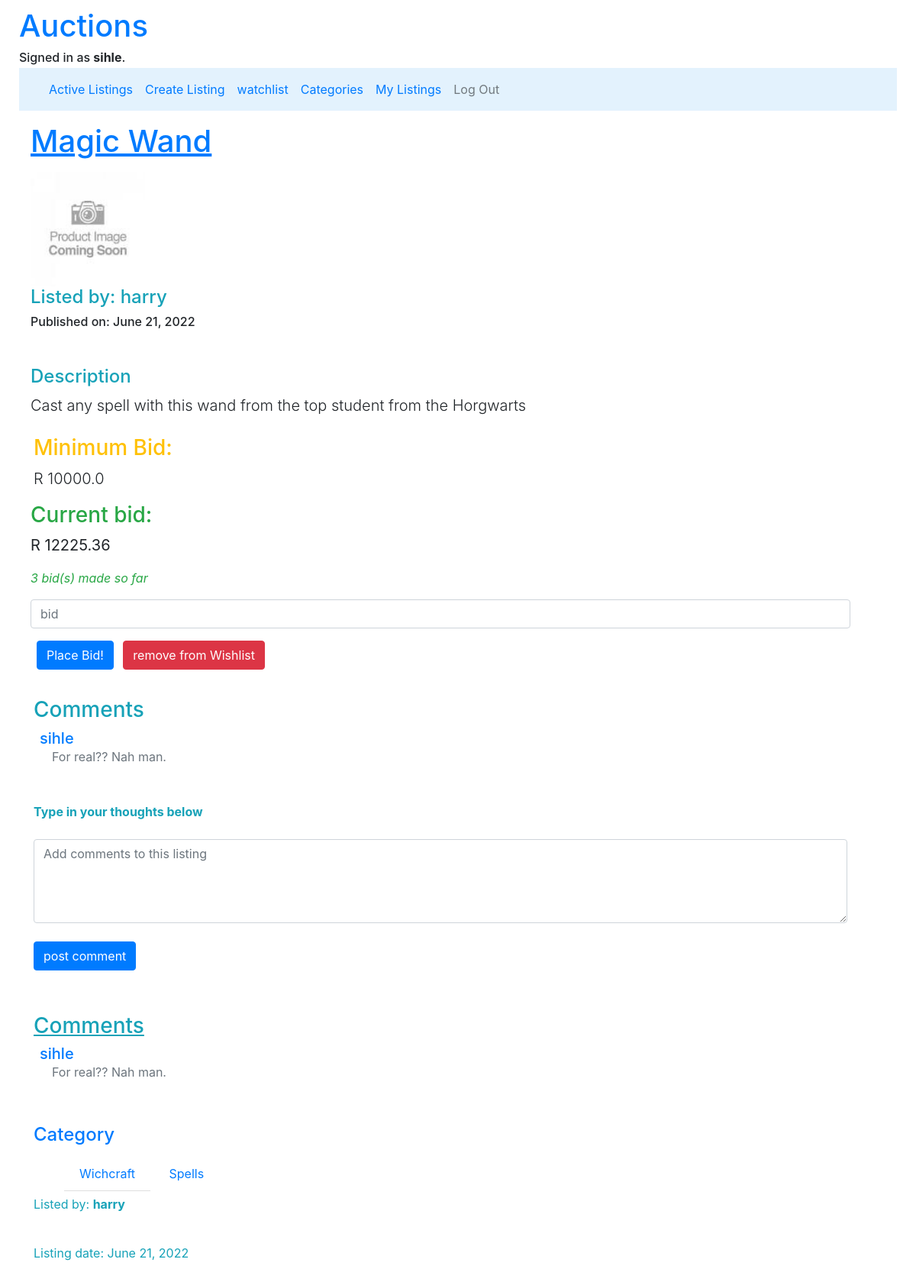
Screenshot of /listings/3 (signed in) with the database file from the repository.
### auctions/models.py (models this page shows, shortened)
class User(AbstractUser):
    mobile = models.BigIntegerField(null = True)
    listings = models.ManyToManyField("Listing", blank=True, related_name="user_listings")
    bids = models.ManyToManyField("Bid", blank=True, related_name="user_bids")

class Listing(models.Model):
    title = models.CharField(max_length= 30)
    description = models.CharField(max_length= 200)
    creator = models.ForeignKey(User, on_delete=models.CASCADE, related_name="user", null=True)
    bid = models.ManyToManyField("Bid", related_name="current_bid", null=True)
    bidders = models.ManyToManyField(User, blank=True, related_name="buyers")
    pub_date = models.DateField(default=date.today)
    mod_date = models.DateField(default=date.today)
    comments = models.ManyToManyField("Comment", related_name="listing_comments", null=True, blank=True)
    category = models.ManyToManyField("Category", related_name="listing_category", null=True)
    active = models.BooleanField(default=True)
    winner = models.ForeignKey(User, on_delete=models.CASCADE, related_name="sold", null=True)
    listing_image = models.ImageField(null=True, blank=True, upload_to="Images/listings_pics")

class Comment(models.Model):
    description = models.CharField(max_length= 255, blank=True)
    commented_by = models.ForeignKey(User, on_delete= models.CASCADE, related_name= "commentator", null= True)
    listing = models.ForeignKey(Listing, on_delete=models.CASCADE, related_name="opinions", null=True)

class Category(models.Model):
    name = models.CharField(max_length= 20, default="none")

### auctions/views.py (the view, shortened to what this page needs)
# urls.py: path("listings/<int:id>", views.listing_view, name="listings"),
@login_required
def listing_view(request, id):
    listing = Listing.objects.get(pk = id)
    comments = Comment.objects.filter(listing_id = id)
    max_amount = listing.offers.aggregate(Max('amount'))
    min_amount = listing.offers.aggregate(Min('amount'))
    starting_bid = min_amount.get('amount__min')
    current_bid = max_amount.get('amount__max')
    categories = Category.objects.all()
    listing_categories = listing.category.all()
    bid_count = listing.offers.count()
    actual_bid_count = bid_count - 1
    if actual_bid_count < 0:
        actual_bid_count = 0
    curr_user = request.user
    watchlist_status = Watchlist.objects.filter(user=curr_user.id)
    status = None
    for item in watchlist_status:
        if item.listing.id == listing.id:
            status = True
    listing_activity = listing.active
    if curr_user.id == listing.creator.id and listing_activity == True:
        close_auction_btn = True
    else:
        close_auction_btn = False
    winning_bid = listing.offers.filter(amount=current_bid)
    buyer_obj = listing.winner
    return render(request, "auctions/listing.html", {"listing": listing, "comments": comments, "current_bid": current_bid,
    "minimum_bid": starting_bid,
    "categories": listing_categories,
    "count_offers": actual_bid_count,
    "status": status,
    "listing_activity": listing_activity,
    "close_auction_btn": close_auction_btn,
    "buyer_obj": buyer_obj})
    pass

### auctions/templates/auctions/listing.html (shortened to what this page needs)
{% extends "auctions/layout.html" %}
{% load static %}
{% block body %}
<div class="container-fluid">
    <h1 class="display1 text-primary my-3"><u>{{listing.title}}</u></h1>
        <div class="img-md mt-2">
            {% if listing.listing_image %}
                <img src="{{listing.listing_image.url}}" alt="product image">
            {% else %}
            <img src="{% static 'auctions/Images/product_images.jpg' %}" width="150" height="150" alt="Default profile picture">
            {% endif %}
        </div>
        <h4 class="text-info">Listed by: {{listing.creator}}</h3>
        <h6>Published on: {{listing.pub_date}}</h4>
        <h4 class="text-info mt-5">Description</h4>
        <p class="lead mb-4"> {{listing.description}}</p>
        <div class="m-1">
            <h3 class="text-warning">Minimum Bid: </h3>
                <p class="lead">R {{minimum_bid}}</p>
        </div>
        <div>
            <h3 class="text-success">Current bid: </h3>
                <p class="lead"><strong>R {{current_bid}}</strong></p>
                <p class="text-success"><em>{{count_offers}} bid(s) made so far</em></p>
        </div>
        {% if listing_activity == True %}
            <div class="input-group input-group-sm mb-3">
                <form action="{% url 'listings' listing.id %}" method="post">
                    <input class="form-control mb-2" type="number" step=0.01 name="bid" placeholder="bid">
                    <input class="btn btn-primary m-2" type="submit" value="Place Bid!" id="bid" name="place">
                    {% if status == True %}
                        <input id="remove" class="btn btn-danger" type="submit" value="remove from Wishlist" name="remove">
                    {% else %}
                    <input id="remove" class="btn btn-primary" type="submit" value="Add to Wishlist" name="add">
                    {% endif %}
                    <div class="my-4 p-1">
                        <h3 class="display text-info">Comments</h3>
                            <div class="list-group ml-2">
                                {% for comment in comments %}
                                    <div class="d-flex w-100 justify-content-between">
                                        <h5 class="mb-0 text-primary">{{comment.commented_by}}</h5>
                                    </div>
                                    <p class="mb-5 pl-3 text-secondary">{{comment.description}}</p>
                                {% empty %}
                                <p class="mb-1 text-secondary">No comments posted for this listing</p>
                                {% endfor %}
                            </div>
                        <p class="text-info"><label for="add_comments"><strong>Type in your thoughts below</strong></label></p>
                        <textarea id="add_comments" name="add_comments" rows="4" cols="100" placeholder="Add comments to this listing" class="form-control"></textarea>
                        <br>
                        <input type="submit" id="comment" class="btn btn-primary" value="post comment" name="comment">
                    </div>
                </form>
            </div>
        {% else %}
            <div class="alert alert-danger" role="alert">
                <h2 class="text-danger"><em>The auction for this listing has been closed and no longer active for bidding</em></h2>
            </div>
        {% endif %}
        <div class="my-4 p-1">
            <h3 class="display text-info"><u>Comments</u></h3>
                <div class="list-group ml-2">
                    {% for comment in comments %}
                        <div class="d-flex w-100 justify-content-between">
                            <h5 class="mb-0 text-primary">{{comment.commented_by}}</h5>
                        </div>
                        <p class="mb-2 pl-3 text-secondary">{{comment.description}}</p>
                    {% empty %}
                    <p class="mb-1 text-secondary">No comments posted for this listing</p>
                    {% endfor %}
                </div>
        <div>
            <h4 class="mb-4 mt-5 text-primary">Category</h6>
            <ul class="list-group-flush mt-2">
                {% for cat in categories %}
                    <li class="list-group-item d-inline mt-3"><a href="{% url 'filtered' cat.id %}">{{cat.name}}</a></li>
                    {% empty %}
                    <li class="list-group-item text-info">No Categories Listed</li>
                {% endfor %}
            </ul>
        </div>
        <div class="text-info">
            <p>Listed by: <strong>{{listing.creator}}</strong></p>
            <br>
            <p>Listing date: {{listing.pub_date}}</p>
         </div>
</div>
{% endblock %}

### auctions/templates/auctions/layout.html (shortened to what this page needs)
{% load static %}
<!DOCTYPE html>
<html lang="en">
    <head>
        <link rel="stylesheet" href="https://stackpath.bootstrapcdn.com/bootstrap/4.4.1/css/bootstrap.min.css">
        <link href="{% static 'auctions/styles.css' %}" rel="stylesheet">
    </head>
    <div class="container-fluid">
        <body>
            <a href="{% url 'index' %}"><h1>Auctions</h1></a>
            <div>
                {% if user.is_authenticated %}
                    <h6 class="mb-1">Signed in as <strong>{{ user.username }}</strong>.</h5>
                {% else %}
                    Not signed in.
                {% endif %}
            </div>
            <nav class="navbar navbar-expand-lg navbar-light" style="background-color: #e3f2fd;">
                <div class="container-fluid">
                  <div class="collapse navbar-collapse" id="navbarNav">
                    <ul class="navbar-nav">
                        <li class="nav-item">
                            <a class="nav-link text-primary" href="{% url 'index' %}">Active Listings</a>
                        </li>
                        {% if user.is_authenticated %}
                            <li class="nav-item">
                                <a class="nav-link text-primary" href="{% url 'create' %}">Create Listing</a>
                            </li>
                            <li class="nav-item">
                                <a class="nav-link text-primary" href="{% url 'watchlist' %}">watchlist</a>
                            </li>
                            <li class="nav-item">
                                <a class="nav-link text-primary" href="{% url 'category' %}">Categories</a>
                            </li>
                            <li class="nav-item">
                                <a class="nav-link text-primary" href="{% url 'mylistings' %}">My Listings</a>
                            </li>
                            <li class="nav-item">
                                <a class="nav-link" href="{% url 'logout' %}">Log Out</a>
                            </li>
                        {% endif %}
                    </ul>
                    <br>
                  </div>
                </div>
              </nav>
            {% block body %}
            {% endblock %}
        </body>
    </div>
</html>

### auctions/static/auctions/styles.css (style rules this page uses)
body { padding: 10px; }

### rows the page displays
User: username "sihle"
Listing: title "Magic Wand", creator "harry", pub_date "June 21, 2022", description "Cast any spell with this wand from the top student from the Horgwarts"
Comment: commented_by "sihle", description "For real?? Nah man."
Category: name "Wichcraft"
Category: name "Spells"

### other values shown
{{ minimum_bid }} "10000.0"
{{ current_bid }} "12225.36"
{{ count_offers }} "3"
